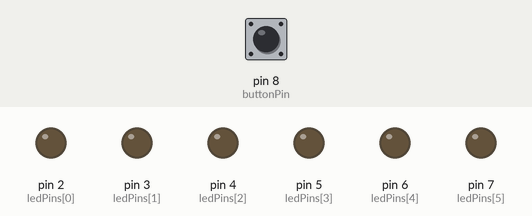
A sketch run on a simulated Arduino Uno, built with avr-gcc and run on an emulated ATmega328P. Parts: output pins drawn as LEDs (lit = HIGH). Dashed ring = blinking. The inputs (shaded band) are chosen by the test bench; at power-on: pin 8 (buttonPin) LOW. Random numbers use the default seed unless the sketch sets one; what the sketch prints to the serial monitor is not drawn.

Above: at 1.2 s.
1.3 s: pin 8 (buttonPin) pulled HIGH for 0.15 s
At 1.8 s:
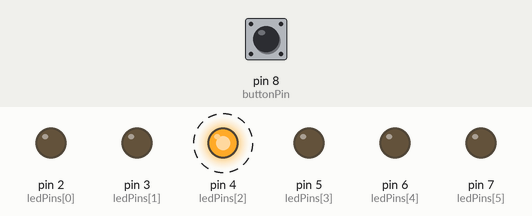
At 4.1 s:
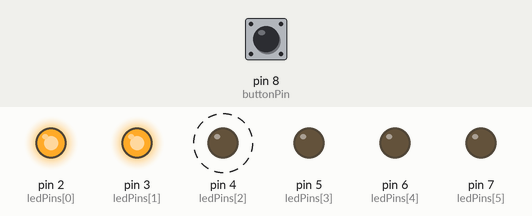
Timing chart, 0 to 12.2 s (numbered marks = the images above; inputs shaded):
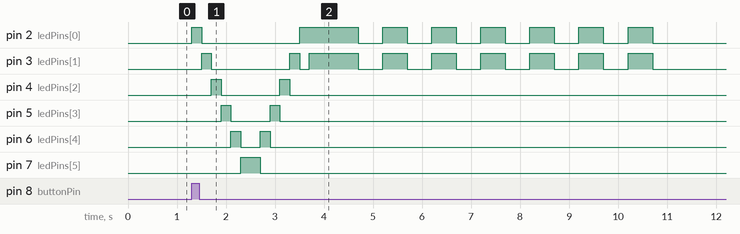

The sketch:

Bai3.ino
```cpp
// Khai báo các chân LED
int ledPins[] = {2, 3, 4, 5, 6, 7}; // Các chân nối với LED
const int buttonPin = 8;  // Chân nối với nút bấm
int buttonState = 0;      // Biến lưu trạng thái nút bấm hiện tại
int lastButtonState = 0;  // Biến lưu trạng thái nút bấm trước đó
int diceNumber = 0;       // Biến lưu kết quả xúc xắc

void setup() {
  // Cài đặt các chân LED là đầu ra
  for (int i = 0; i < 6; i++) {
    pinMode(ledPins[i], OUTPUT);
  }
  // Cài đặt chân nút bấm là đầu vào
  pinMode(buttonPin, INPUT);

  // Khởi tạo Serial Monitor
  Serial.begin(9600);
}

void loop() {
  // Đọc trạng thái nút bấm hiện tại
  buttonState = digitalRead(buttonPin);

  // Kiểm tra nếu trạng thái nút chuyển từ LOW (thả) sang HIGH (nhấn)
  if (buttonState == HIGH && lastButtonState == LOW) {
    // Sáng đèn lần lượt từ trái sang phải
    for (int i = 0; i < 6; i++) {
      digitalWrite(ledPins[i], HIGH);
      delay(200); // Dừng 200ms giữa mỗi lần sáng đèn
      digitalWrite(ledPins[i], LOW);
    }

    // Sáng đèn lần lượt từ phải sang trái
    for (int i = 5; i >= 0; i--) {
      digitalWrite(ledPins[i], HIGH);
      delay(200); // Dừng 200ms giữa mỗi lần sáng đèn
      digitalWrite(ledPins[i], LOW);
    }

    // Tạo số ngẫu nhiên từ 1 đến 6
    diceNumber = random(1, 7);

    // Hiển thị số xúc xắc bằng cách bật số đèn tương ứng
    showDice(diceNumber);

    // In kết quả ra Serial Monitor
    Serial.print("Số xúc xắc tung ra: ");
    Serial.println(diceNumber);

    // Dừng lại 1 giây để người dùng xem
    delay(1000);

    // Chớp tắt các đèn hiển thị số xúc xắc 6 lần
    for (int i = 0; i < 6; i++) {
      blinkDiceLEDs(diceNumber);
    }

    // Sau khi chớp tắt, tắt tất cả các đèn
    turnOffAllLEDs();
  }

  // Cập nhật trạng thái nút bấm trước đó
  lastButtonState = buttonState;
}

// Hàm để hiển thị số xúc xắc
void showDice(int num) {
  // Tắt tất cả các đèn trước
  turnOffAllLEDs();

  // Bật đúng số đèn dựa trên giá trị xúc xắc
  for (int i = 0; i < num; i++) {
    digitalWrite(ledPins[i], HIGH);
  }
}

// Hàm để tắt tất cả các đèn
void turnOffAllLEDs() {
  for (int i = 0; i < 6; i++) {
    digitalWrite(ledPins[i], LOW);
  }
}

// Hàm để chớp tắt các đèn dựa trên số xúc xắc
void blinkDiceLEDs(int num) {
  // Tắt các đèn đang hiển thị số xúc xắc
  for (int i = 0; i < num; i++) {
    digitalWrite(ledPins[i], LOW);
  }
  delay(500); // Dừng trong nửa giây

  // Bật lại các đèn dựa trên số xúc xắc
  for (int i = 0; i < num; i++) {
    digitalWrite(ledPins[i], HIGH);
  }
  delay(500); // Dừng trong nửa giây
}
```

Measured:
- after the input at 1.3 s, pin 2 (ledPins[0]): goes HIGH 0.20 s, LOW 2.0 s, HIGH 1.2 s, 6 × (LOW 0.50 s, HIGH 0.50 s), then LOW, starting at once; pin 3 (ledPins[1]): goes HIGH 0.20 s, LOW 1.6 s, HIGH 0.20 s, LOW 0.20 s, HIGH 1.0 s, 6 × (LOW 0.50 s, HIGH 0.50 s), then LOW, starting after 0.20 s
